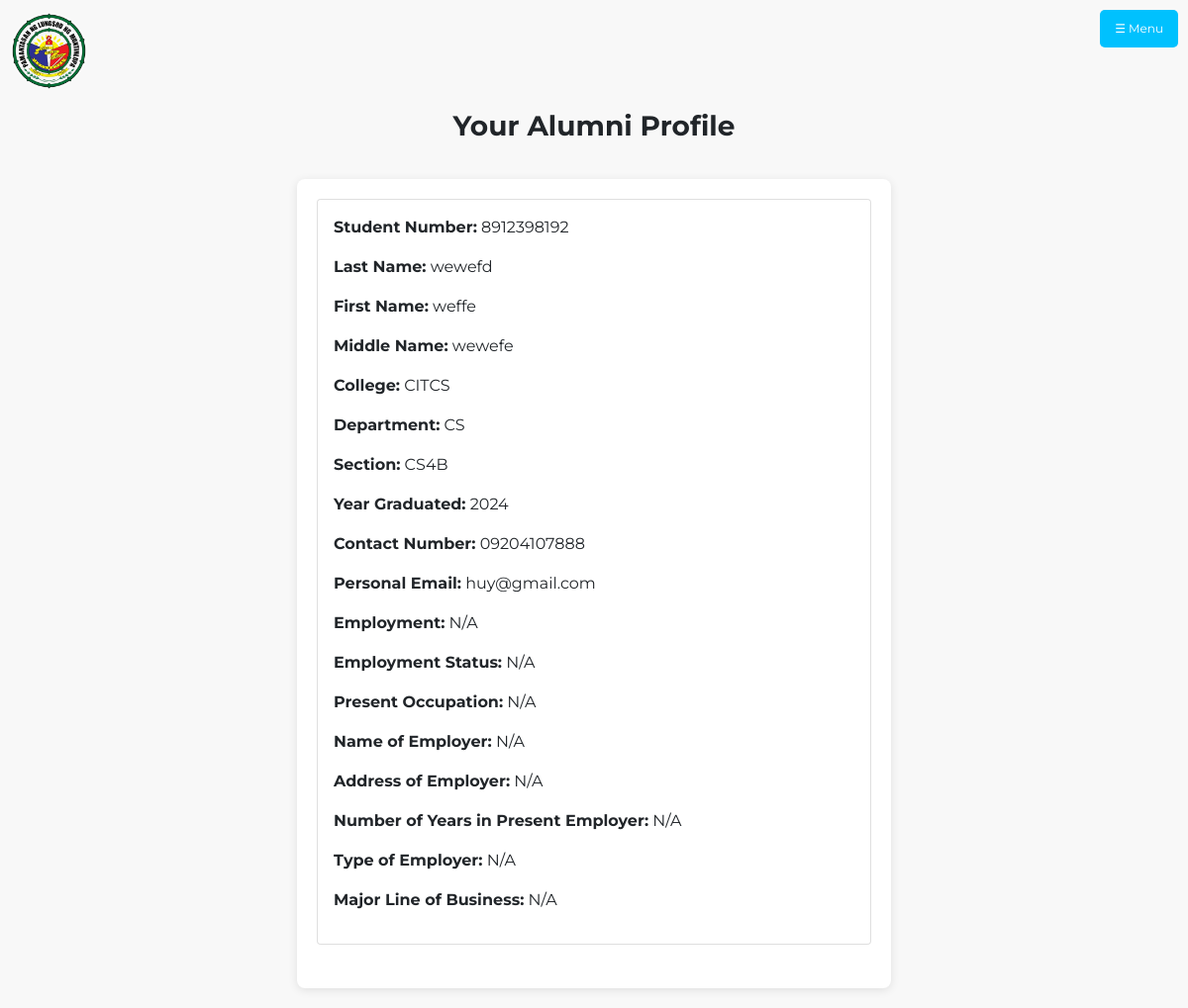
The app's page /dashboard/alumni_home.php (signed in) with its own data.
### dashboard/alumni_home.php (the view, shortened to what this page needs)
<?php
$user_email = $_SESSION['user_email'] ?? null;
try {
    $query = "
        SELECT
            a.*,
            e.Employment,
            e.Employment_Status,
            e.Present_Occupation,
            e.Name_of_Employer,
            e.Address_of_Employer,
            e.Number_of_Years_in_Present_Employer,
            e.Type_of_Employer,
            e.Major_Line_of_Business,
            CONCAT('AL', LPAD(a.Alumni_ID_Number, 5, '0')) AS Alumni_ID_Number_Format
        FROM `2024-2025` a
        LEFT JOIN `2024-2025_ed` e
            ON a.`Alumni_ID_Number` = e.`Alumni_ID_Number`
        WHERE a.Personal_Email = :email
    ";
    $stmt = $con->prepare($query);
    $stmt->bindParam(':email', $user_email);
    $stmt->execute();
} catch (PDOException $e) {
    die("Error fetching alumni data: " . $e->getMessage());
}
?>
<!DOCTYPE html>
<html lang="en">
<head>
    <link rel="stylesheet" href="../assets/css/bootstrap.css">
    <link rel="stylesheet" href="../assets/css/style.css">
</head>
<body class="bg-content">
<div class="container-fluid px">
    <?php include "component/nav.php"; ?>
    <div class="alumni-list-header text-center py-2">
        <div class="title h3 fw-bold">Your Alumni Profile</div>
    </div>
    <div class="profile-container">
        <?php if ($stmt->rowCount() > 0): ?>
            <?php $row = $stmt->fetch(PDO::FETCH_ASSOC); ?>
            <div class="card mb-4">
                <div class="card-body">
                    <p><strong>Student Number:</strong> <?= htmlspecialchars($row['Student_Number'] ?? 'N/A') ?></p>
                    <p><strong>Last Name:</strong> <?= htmlspecialchars($row['Last_Name'] ?? 'N/A') ?></p>
                    <p><strong>First Name:</strong> <?= htmlspecialchars($row['First_Name'] ?? 'N/A') ?></p>
                    <p><strong>Middle Name:</strong> <?= htmlspecialchars($row['Middle_Name'] ?? 'N/A') ?></p>
                    <p><strong>College:</strong> <?= htmlspecialchars($row['College'] ?? 'N/A') ?></p>
                    <p><strong>Department:</strong> <?= htmlspecialchars($row['Department'] ?? 'N/A') ?></p>
                    <p><strong>Section:</strong> <?= htmlspecialchars($row['Section'] ?? 'N/A') ?></p>
                    <p><strong>Year Graduated:</strong> <?= htmlspecialchars($row['Year_Graduated'] ?? 'N/A') ?></p>
                    <p><strong>Contact Number:</strong> <?= htmlspecialchars($row['Contact_Number'] ?? 'N/A') ?></p>
                    <p><strong>Personal Email:</strong> <?= htmlspecialchars($row['Personal_Email'] ?? 'N/A') ?></p>
                    <p><strong>Employment:</strong> <?= htmlspecialchars($row['Employment'] ?? 'N/A') ?></p>
                    <p><strong>Employment Status:</strong> <?= htmlspecialchars($row['Employment_Status'] ?? 'N/A') ?></p>
                    <p><strong>Present Occupation:</strong> <?= htmlspecialchars($row['Present_Occupation'] ?? 'N/A') ?></p>
                    <p><strong>Name of Employer:</strong> <?= htmlspecialchars($row['Name_of_Employer'] ?? 'N/A') ?></p>
                    <p><strong>Address of Employer:</strong> <?= htmlspecialchars($row['Address_of_Employer'] ?? 'N/A') ?></p>
                    <p><strong>Number of Years in Present Employer:</strong> <?= htmlspecialchars($row['Number_of_Years_in_Present_Employer'] ?? 'N/A') ?></p>
                    <p><strong>Type of Employer:</strong> <?= htmlspecialchars($row['Type_of_Employer'] ?? 'N/A') ?></p>
                    <p><strong>Major Line of Business:</strong> <?= htmlspecialchars($row['Major_Line_of_Business'] ?? 'N/A') ?></p>
                </div>
            </div>
        <?php else: ?>
            <div class="alert alert-warning text-center" role="alert">
                No alumni records found.
            </div>
        <?php endif; ?>
    </div>
</div>
</body>
</html>

### assets/css/style.css (style rules this page uses)
* { font-family: 'Montserrat', sans-serif; font-style: normal; margin: 0; padding: 0; box-sizing: border-box; }
.bg-content { background: #F8F8F8; }
.profile-container { max-width: 600px; margin: 20px auto; padding: 20px; border-radius: 8px; background-color: #fff; box-shadow: 0 2px 10px rgba(0, 0, 0, 0.1); }

### records on screen
2024-2025: Student_Number "8912398192", Last_Name "wewefd", First_Name "weffe", Middle_Name "wewefe", College "CITCS", Department "CS", Section "CS4B", Year_Graduated "2024", Contact_Number "09204107888", Personal_Email "huy@gmail.com"

### other values on screen
$row['Employment'] "N/A"
$row['Employment_Status'] "N/A"
$row['Present_Occupation'] "N/A"
$row['Name_of_Employer'] "N/A"
$row['Address_of_Employer'] "N/A"
$row['Number_of_Years_in_Present_Employer'] "N/A"
$row['Type_of_Employer'] "N/A"
$row['Major_Line_of_Business'] "N/A"
